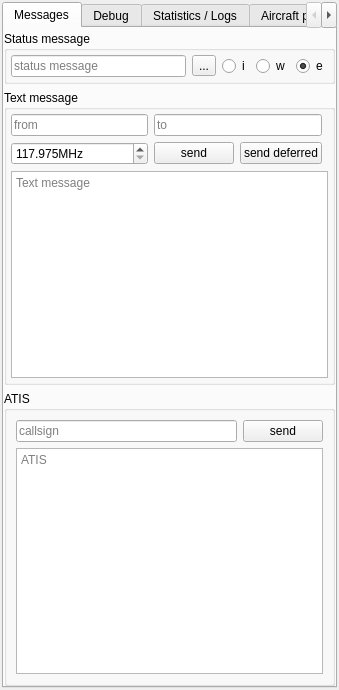
<?xml version="1.0" encoding="UTF-8"?>
<ui version="4.0">
 <class>CInternalsComponent</class>
 <widget class="QWidget" name="CInternalsComponent">
  <property name="geometry">
   <rect>
    <x>0</x>
    <y>0</y>
    <width>326</width>
    <height>690</height>
   </rect>
  </property>
  <property name="windowTitle">
   <string>Form</string>
  </property>
  <layout class="QGridLayout" name="gl_Messages">
   <property name="leftMargin">
    <number>2</number>
   </property>
   <property name="topMargin">
    <number>2</number>
   </property>
   <property name="rightMargin">
    <number>2</number>
   </property>
   <property name="bottomMargin">
    <number>2</number>
   </property>
   <item row="0" column="0">
    <widget class="QTabWidget" name="tw_Internals">
     <property name="currentIndex">
      <number>0</number>
     </property>
     <widget class="QWidget" name="tb_Messages">
      <attribute name="title">
       <string>Messages</string>
      </attribute>
      <layout class="QVBoxLayout" name="vl_Messages">
       <property name="leftMargin">
        <number>0</number>
       </property>
       <property name="topMargin">
        <number>3</number>
       </property>
       <property name="rightMargin">
        <number>0</number>
       </property>
       <property name="bottomMargin">
        <number>0</number>
       </property>
       <item>
        <widget class="QGroupBox" name="gb_StatusMessage">
         <property name="title">
          <string>Status message</string>
         </property>
         <layout class="QGridLayout" name="gl_StatusMessage">
          <property name="leftMargin">
           <number>4</number>
          </property>
          <property name="topMargin">
           <number>4</number>
          </property>
          <property name="rightMargin">
           <number>4</number>
          </property>
          <property name="bottomMargin">
           <number>4</number>
          </property>
          <item row="0" column="3">
           <widget class="QRadioButton" name="rb_StatusMessageWarning">
            <property name="text">
             <string>w</string>
            </property>
           </widget>
          </item>
          <item row="0" column="4">
           <widget class="QRadioButton" name="rb_StatusMessageError">
            <property name="text">
             <string>e</string>
            </property>
            <property name="checked">
             <bool>true</bool>
            </property>
           </widget>
          </item>
          <item row="0" column="2">
           <widget class="QRadioButton" name="rb_StatusMessageInfo">
            <property name="text">
             <string>i</string>
            </property>
           </widget>
          </item>
          <item row="0" column="0">
           <widget class="QLineEdit" name="le_StatusMessage">
            <property name="placeholderText">
             <string>status message</string>
            </property>
           </widget>
          </item>
          <item row="0" column="1">
           <widget class="QToolButton" name="tb_LogStatusMessage">
            <property name="text">
             <string>...</string>
            </property>
            <property name="icon">
             <iconset resource="../../misc/misc.qrc">
              <normaloff>:/ant-design/icons/ant-design/undo.svg</normaloff>:/ant-design/icons/ant-design/undo.svg</iconset>
            </property>
           </widget>
          </item>
         </layout>
        </widget>
       </item>
       <item>
        <widget class="QGroupBox" name="gb_TextMessages">
         <property name="title">
          <string>Text message</string>
         </property>
         <layout class="QGridLayout" name="gl_TextMessages">
          <property name="leftMargin">
           <number>4</number>
          </property>
          <property name="topMargin">
           <number>4</number>
          </property>
          <property name="rightMargin">
           <number>4</number>
          </property>
          <property name="bottomMargin">
           <number>4</number>
          </property>
          <item row="2" column="0" colspan="3">
           <widget class="QPlainTextEdit" name="pte_TxtMsg">
            <property name="placeholderText">
             <string>Text message</string>
            </property>
           </widget>
          </item>
          <item row="0" column="0">
           <widget class="QLineEdit" name="le_TxtMsgFrom">
            <property name="placeholderText">
             <string>from</string>
            </property>
           </widget>
          </item>
          <item row="0" column="1">
           <widget class="QLineEdit" name="le_TxtMsgTo">
            <property name="placeholderText">
             <string>to</string>
            </property>
           </widget>
          </item>
          <item row="1" column="0">
           <widget class="QDoubleSpinBox" name="dsb_TxtMsgFrequency">
            <property name="suffix">
             <string>MHz</string>
            </property>
            <property name="decimals">
             <number>3</number>
            </property>
            <property name="minimum">
             <double>117.974999999999994</double>
            </property>
            <property name="maximum">
             <double>136.000000000000000</double>
            </property>
            <property name="singleStep">
             <double>0.025000000000000</double>
            </property>
            <property name="value">
             <double>117.974999999999994</double>
            </property>
           </widget>
          </item>
          <item row="1" column="1">
           <widget class="QWidget" name="wi_SendTextMessageButtons" native="true">
            <layout class="QHBoxLayout" name="wi_SendButtons">
             <property name="leftMargin">
              <number>0</number>
             </property>
             <property name="topMargin">
              <number>0</number>
             </property>
             <property name="rightMargin">
              <number>0</number>
             </property>
             <property name="bottomMargin">
              <number>0</number>
             </property>
             <item>
              <widget class="QPushButton" name="pb_SendTextMessageDirectly">
               <property name="text">
                <string>send</string>
               </property>
              </widget>
             </item>
             <item>
              <widget class="QPushButton" name="pb_SendTextMessageDeferred">
               <property name="text">
                <string>send deferred</string>
               </property>
              </widget>
             </item>
            </layout>
           </widget>
          </item>
         </layout>
        </widget>
       </item>
       <item>
        <widget class="QGroupBox" name="gb_Atis">
         <property name="title">
          <string>ATIS</string>
         </property>
         <layout class="QGridLayout" name="gridLayout_2">
          <item row="0" column="1">
           <widget class="QPushButton" name="pb_SendAtis">
            <property name="text">
             <string>send</string>
            </property>
           </widget>
          </item>
          <item row="0" column="0">
           <widget class="QLineEdit" name="le_AtisCallsign">
            <property name="placeholderText">
             <string>callsign</string>
            </property>
           </widget>
          </item>
          <item row="1" column="0" colspan="2">
           <widget class="QPlainTextEdit" name="pte_Atis">
            <property name="placeholderText">
             <string>ATIS</string>
            </property>
           </widget>
          </item>
         </layout>
        </widget>
       </item>
      </layout>
     </widget>
     <widget class="QWidget" name="tb_Debug">
      <attribute name="title">
       <string>Debug</string>
      </attribute>
      <layout class="QVBoxLayout" name="vl_Debug">
       <item>
        <widget class="QGroupBox" name="gb_DebugContext">
         <property name="title">
          <string>Contexts</string>
         </property>
         <layout class="QGridLayout" name="gl_Contexts">
          <property name="leftMargin">
           <number>4</number>
          </property>
          <property name="topMargin">
           <number>4</number>
          </property>
          <property name="rightMargin">
           <number>4</number>
          </property>
          <property name="bottomMargin">
           <number>4</number>
          </property>
          <item row="0" column="0">
           <widget class="QCheckBox" name="cb_DebugContextAudio">
            <property name="text">
             <string>Audio</string>
            </property>
           </widget>
          </item>
          <item row="0" column="2">
           <widget class="QCheckBox" name="cb_DebugContextNetwork">
            <property name="text">
             <string>Network</string>
            </property>
           </widget>
          </item>
          <item row="0" column="3">
           <widget class="QCheckBox" name="cb_DebugContextOwnAircraft">
            <property name="text">
             <string>Own aircraft</string>
            </property>
           </widget>
          </item>
          <item row="1" column="0">
           <widget class="QCheckBox" name="cb_DebugContextSimulator">
            <property name="text">
             <string>Simulator</string>
            </property>
           </widget>
          </item>
          <item row="1" column="2">
           <widget class="QCheckBox" name="cb_DebugContextApplication">
            <property name="text">
             <string>Application</string>
            </property>
           </widget>
          </item>
         </layout>
        </widget>
        </item>
        <item>
        <spacer name="vs_Debug">
         <property name="orientation">
          <enum>Qt::Vertical</enum>
         </property>
         <property name="sizeHint" stdset="0">
          <size>
           <width>20</width>
           <height>40</height>
          </size>
         </property>
        </spacer>
       </item>
      </layout>
     </widget>
     <widget class="QWidget" name="tb_Statistics">
      <attribute name="title">
       <string>Statistics / Logs</string>
      </attribute>
      <layout class="QGridLayout" name="gl_Statistics" columnstretch="0,0,0">
       <item row="1" column="1">
        <widget class="QPushButton" name="pb_LatestPartsLog">
         <property name="text">
          <string>show</string>
         </property>
        </widget>
       </item>
       <item row="1" column="0">
        <widget class="QLabel" name="lbl_LatestPartsLog">
         <property name="text">
          <string>Latest parts log</string>
         </property>
        </widget>
       </item>
       <item row="0" column="1">
        <widget class="QPushButton" name="pb_LatestInterpolationLog">
         <property name="text">
          <string>show</string>
         </property>
        </widget>
       </item>
       <item row="0" column="2">
        <spacer name="horizontalSpacer">
         <property name="orientation">
          <enum>Qt::Horizontal</enum>
         </property>
         <property name="sizeHint" stdset="0">
          <size>
           <width>40</width>
           <height>20</height>
          </size>
         </property>
        </spacer>
       </item>
       <item row="0" column="0">
        <widget class="QLabel" name="lbl_LatestInterpolationLog">
         <property name="text">
          <string>Latest interpolation log</string>
         </property>
        </widget>
       </item>
       <item row="4" column="0">
        <spacer name="vs_Statistics">
         <property name="orientation">
          <enum>Qt::Vertical</enum>
         </property>
         <property name="sizeHint" stdset="0">
          <size>
           <width>20</width>
           <height>40</height>
          </size>
         </property>
        </spacer>
       </item>
       <item row="2" column="0" colspan="3">
        <widget class="QPlainTextEdit" name="pte_NetworkCalls"/>
       </item>
       <item row="3" column="2">
        <widget class="QPushButton" name="pb_NetworkUpdateAndReset">
         <property name="text">
          <string>update and reset</string>
         </property>
        </widget>
       </item>
       <item row="3" column="1">
        <widget class="QPushButton" name="pb_NetworkUpdate">
         <property name="text">
          <string>update</string>
         </property>
        </widget>
       </item>
       <item row="3" column="0">
        <widget class="QCheckBox" name="cb_NetworkStatistics">
         <property name="text">
          <string>network statistics</string>
         </property>
        </widget>
       </item>
      </layout>
     </widget>
     <widget class="QWidget" name="tb_AircraftParts">
      <attribute name="title">
       <string>Aircraft parts</string>
      </attribute>
      <layout class="QVBoxLayout" name="vl_AircraftParts">
       <property name="leftMargin">
        <number>0</number>
       </property>
       <property name="topMargin">
        <number>4</number>
       </property>
       <property name="rightMargin">
        <number>0</number>
       </property>
       <property name="bottomMargin">
        <number>0</number>
       </property>
       <item>
        <widget class="swift::gui::components::CAircraftPartsComponent" name="comp_AircraftParts">
         <property name="frameShape">
          <enum>QFrame::StyledPanel</enum>
         </property>
         <property name="frameShadow">
          <enum>QFrame::Raised</enum>
         </property>
        </widget>
       </item>
      </layout>
     </widget>
     <widget class="QWidget" name="tb_RawFsdMessages">
      <attribute name="title">
       <string>FSD Messages</string>
      </attribute>
      <layout class="QVBoxLayout" name="verticalLayout_2">
       <property name="leftMargin">
        <number>0</number>
       </property>
       <property name="topMargin">
        <number>4</number>
       </property>
       <property name="rightMargin">
        <number>0</number>
       </property>
       <property name="bottomMargin">
        <number>0</number>
       </property>
       <item>
        <widget class="swift::gui::components::CRawFsdMessagesComponent" name="comp_RawFsdMessages">
         <property name="frameShape">
          <enum>QFrame::StyledPanel</enum>
         </property>
         <property name="frameShadow">
          <enum>QFrame::Raised</enum>
         </property>
        </widget>
       </item>
      </layout>
     </widget>
    </widget>
   </item>
  </layout>
 </widget>
 <customwidgets>
  <customwidget>
   <class>swift::gui::components::CRawFsdMessagesComponent</class>
   <extends>QFrame</extends>
   <header>gui/components/rawfsdmessagescomponent.h</header>
   <container>1</container>
  </customwidget>
  <customwidget>
   <class>swift::gui::components::CAircraftPartsComponent</class>
   <extends>QFrame</extends>
   <header>gui/components/aircraftpartscomponent.h</header>
   <container>1</container>
  </customwidget>
 </customwidgets>
 <tabstops>
  <tabstop>tw_Internals</tabstop>
  <tabstop>le_StatusMessage</tabstop>
  <tabstop>tb_LogStatusMessage</tabstop>
  <tabstop>rb_StatusMessageInfo</tabstop>
  <tabstop>rb_StatusMessageWarning</tabstop>
  <tabstop>rb_StatusMessageError</tabstop>
  <tabstop>le_TxtMsgFrom</tabstop>
  <tabstop>le_TxtMsgTo</tabstop>
  <tabstop>dsb_TxtMsgFrequency</tabstop>
  <tabstop>pb_SendTextMessageDirectly</tabstop>
  <tabstop>pb_SendTextMessageDeferred</tabstop>
  <tabstop>pte_TxtMsg</tabstop>
  <tabstop>le_AtisCallsign</tabstop>
  <tabstop>pb_SendAtis</tabstop>
  <tabstop>pte_Atis</tabstop>
  <tabstop>cb_DebugContextAudio</tabstop>
  <tabstop>cb_DebugContextNetwork</tabstop>
  <tabstop>cb_DebugContextOwnAircraft</tabstop>
  <tabstop>cb_DebugContextSimulator</tabstop>
  <tabstop>cb_DebugContextApplication</tabstop>
  <tabstop>pb_LatestInterpolationLog</tabstop>
  <tabstop>pb_LatestPartsLog</tabstop>
  <tabstop>pb_NetworkUpdate</tabstop>
  <tabstop>pb_NetworkUpdateAndReset</tabstop>
  <tabstop>cb_NetworkStatistics</tabstop>
  <tabstop>pte_NetworkCalls</tabstop>
  </tabstops>
 <resources>
  <include location="../../misc/misc.qrc"/>
 </resources>
 <connections/>
</ui>
